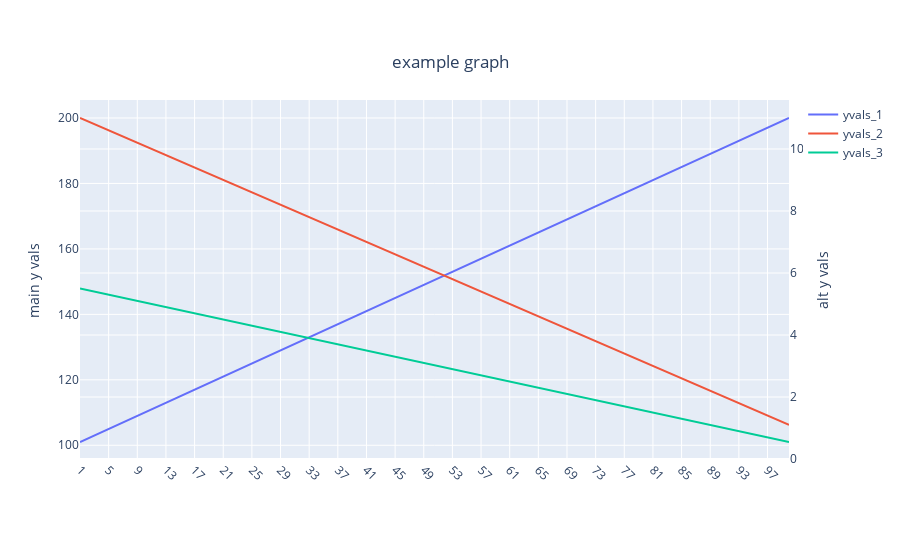

Notebook code for this chart:
### Markdown cell above
### Test plotly_plot

### Code cell
xvals = list(range(1,101))
y1vals = np.arange(101,201,1)
y2vals = np.arange(11,1,-.1)
y3vals = y2vals * .5
             
df = pd.DataFrame({'my_x_vals':xvals, 
                    'yvals_1':y1vals,
                    'yvals_2':y2vals,
                    'yvals_3':y3vals
                  })
fig = pu.plotly_plot(df_in=df,x_column='my_x_vals',
                    plot_title = "example graph",
                    y_left_label='main y vals',
                    y_right_label='alt y vals',
                    yaxis2_cols = ['yvals_2','yvals_3'],
                    number_of_ticks_display=25)
iplot(fig)

### Figure 1 — Plotly figure (JSON) as saved in the notebook; plotly's stock layout.template omitted (floating-point values rounded to 4 significant figures)
{"data": [{"name": "yvals_1", "opacity": 1, "type": "scatter", "x": [1, 2, 3, 4, 5, 6, 7, 8, 9, 10, 11, 12, 13, 14, 15, 16, 17, 18, 19, 20, 21, 22, 23, 24, 25, 26, 27, 28, 29, 30, 31, 32, 33, 34, 35, 36, 37, 38, 39, 40, 41, 42, 43, 44, 45, 46, 47, 48, 49, 50, 51, 52, 53, 54, 55, 56, 57, 58, 59, 60, 61, 62, 63, 64, 65, 66, 67, 68, 69, 70, 71, 72, 73, 74, 75, 76, 77, 78, 79, 80, 81, 82, 83, 84, 85, 86, 87, 88, 89, 90, 91, 92, 93, 94, 95, 96, 97, 98, 99, 100], "y": [101, 102, 103, 104, 105, 106, 107, 108, 109, 110, 111, 112, 113, 114, 115, 116, 117, 118, 119, 120, 121, 122, 123, 124, 125, 126, 127, 128, 129, 130, 131, 132, 133, 134, 135, 136, 137, 138, 139, 140, 141, 142, 143, 144, 145, 146, 147, 148, 149, 150, 151, 152, 153, 154, 155, 156, 157, 158, 159, 160, 161, 162, 163, 164, 165, 166, 167, 168, 169, 170, 171, 172, 173, 174, 175, 176, 177, 178, 179, 180, 181, 182, 183, 184, 185, 186, 187, 188, 189, 190, 191, 192, 193, 194, 195, 196, 197, 198, 199, 200], "yaxis": "y"}, {"name": "yvals_2", "opacity": 1, "type": "scatter", "x": [1, 2, 3, 4, 5, 6, 7, 8, 9, 10, 11, 12, 13, 14, 15, 16, 17, 18, 19, 20, 21, 22, 23, 24, 25, 26, 27, 28, 29, 30, 31, 32, 33, 34, 35, 36, 37, 38, 39, 40, 41, 42, 43, 44, 45, 46, 47, 48, 49, 50, 51, 52, 53, 54, 55, 56, 57, 58, 59, 60, 61, 62, 63, 64, 65, 66, 67, 68, 69, 70, 71, 72, 73, 74, 75, 76, 77, 78, 79, 80, 81, 82, 83, 84, 85, 86, 87, 88, 89, 90, 91, 92, 93, 94, 95, 96, 97, 98, 99, 100], "y": [11, 10.9, 10.8, 10.7, 10.6, 10.5, 10.4, 10.3, 10.2, 10.1, 10.0, 9.9, 9.8, 9.7, 9.6, 9.5, 9.4, 9.3, 9.2, 9.1, 9.0, 8.9, 8.8, 8.7, 8.6, 8.5, 8.4, 8.3, 8.2, 8.1, 8.0, 7.9, 7.8, 7.7, 7.6, 7.5, 7.4, 7.3, 7.2, 7.1, 7.0, 6.9, 6.8, 6.7, 6.6, 6.5, 6.4, 6.3, 6.2, 6.1, 6.0, 5.9, 5.8, 5.7, 5.6, 5.5, 5.4, 5.3, 5.2, 5.1, 5.0, 4.9, 4.8, 4.7, 4.6, 4.5, 4.4, 4.3, 4.2, 4.1, 4.0, 3.9, 3.8, 3.7, 3.6, 3.5, 3.4, 3.3, 3.2, 3.1, 3.0, 2.9, 2.8, 2.7, 2.6, 2.5, 2.4, 2.3, 2.2, 2.1, 2.0, 1.9, 1.8, 1.7, 1.6, 1.5, 1.4, 1.3, 1.2, 1.1], "yaxis": "y2"}, {"name": "yvals_3", "opacity": 1, "type": "scatter", "x": [1, 2, 3, 4, 5, 6, 7, 8, 9, 10, 11, 12, 13, 14, 15, 16, 17, 18, 19, 20, 21, 22, 23, 24, 25, 26, 27, 28, 29, 30, 31, 32, 33, 34, 35, 36, 37, 38, 39, 40, 41, 42, 43, 44, 45, 46, 47, 48, 49, 50, 51, 52, 53, 54, 55, 56, 57, 58, 59, 60, 61, 62, 63, 64, 65, 66, 67, 68, 69, 70, 71, 72, 73, 74, 75, 76, 77, 78, 79, 80, 81, 82, 83, 84, 85, 86, 87, 88, 89, 90, 91, 92, 93, 94, 95, 96, 97, 98, 99, 100], "y": [5.5, 5.45, 5.4, 5.35, 5.3, 5.25, 5.2, 5.15, 5.1, 5.05, 5.0, 4.95, 4.9, 4.85, 4.8, 4.75, 4.7, 4.65, 4.6, 4.55, 4.5, 4.45, 4.4, 4.35, 4.3, 4.25, 4.2, 4.15, 4.1, 4.05, 4.0, 3.95, 3.9, 3.85, 3.8, 3.75, 3.7, 3.65, 3.6, 3.55, 3.5, 3.45, 3.4, 3.35, 3.3, 3.25, 3.2, 3.15, 3.1, 3.05, 3.0, 2.95, 2.9, 2.85, 2.8, 2.75, 2.7, 2.65, 2.6, 2.55, 2.5, 2.45, 2.4, 2.35, 2.3, 2.25, 2.2, 2.15, 2.1, 2.05, 2.0, 1.95, 1.9, 1.85, 1.8, 1.75, 1.7, 1.65, 1.6, 1.55, 1.5, 1.45, 1.4, 1.35, 1.3, 1.25, 1.2, 1.15, 1.1, 1.05, 1.0, 0.95, 0.9, 0.85, 0.8, 0.75, 0.7, 0.65, 0.6, 0.55], "yaxis": "y2"}], "layout": {"autosize": true, "hovermode": "x", "margin": {"b": 100}, "modebar": {"bgcolor": "grey", "orientation": "v"}, "spikedistance": 1000, "title": {"text": "example graph", "x": 0.5, "xanchor": "center", "y": 0.9, "yanchor": "top"}, "xaxis": {"showspikes": true, "spikedash": "solid", "spikemode": "toaxis+across", "spikethickness": 1, "tickangle": 45, "ticktext": [1, 5, 9, 13, 17, 21, 25, 29, 33, 37, 41, 45, 49, 53, 57, 61, 65, 69, 73, 77, 81, 85, 89, 93, 97], "tickvals": [1, 5, 9, 13, 17, 21, 25, 29, 33, 37, 41, 45, 49, 53, 57, 61, 65, 69, 73, 77, 81, 85, 89, 93, 97], "type": "category"}, "yaxis": {"showspikes": true, "spikedash": "solid", "spikemode": "toaxis+across", "spikethickness": 1, "title": {"text": "main y vals"}}, "yaxis2": {"overlaying": "y", "side": "right", "title": {"text": "alt y vals"}}}}
